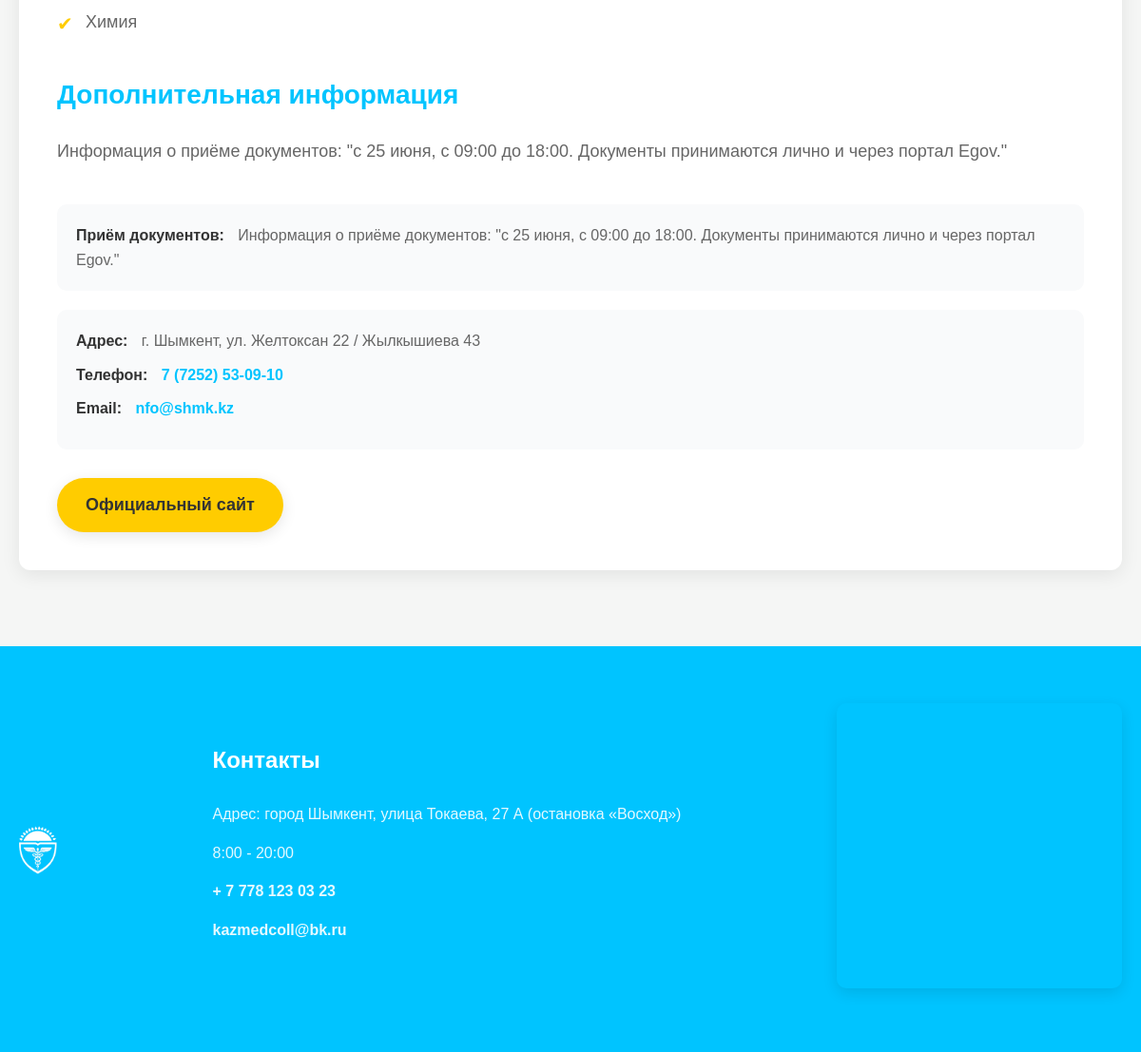
The app's page /student/ (lower part), older data.
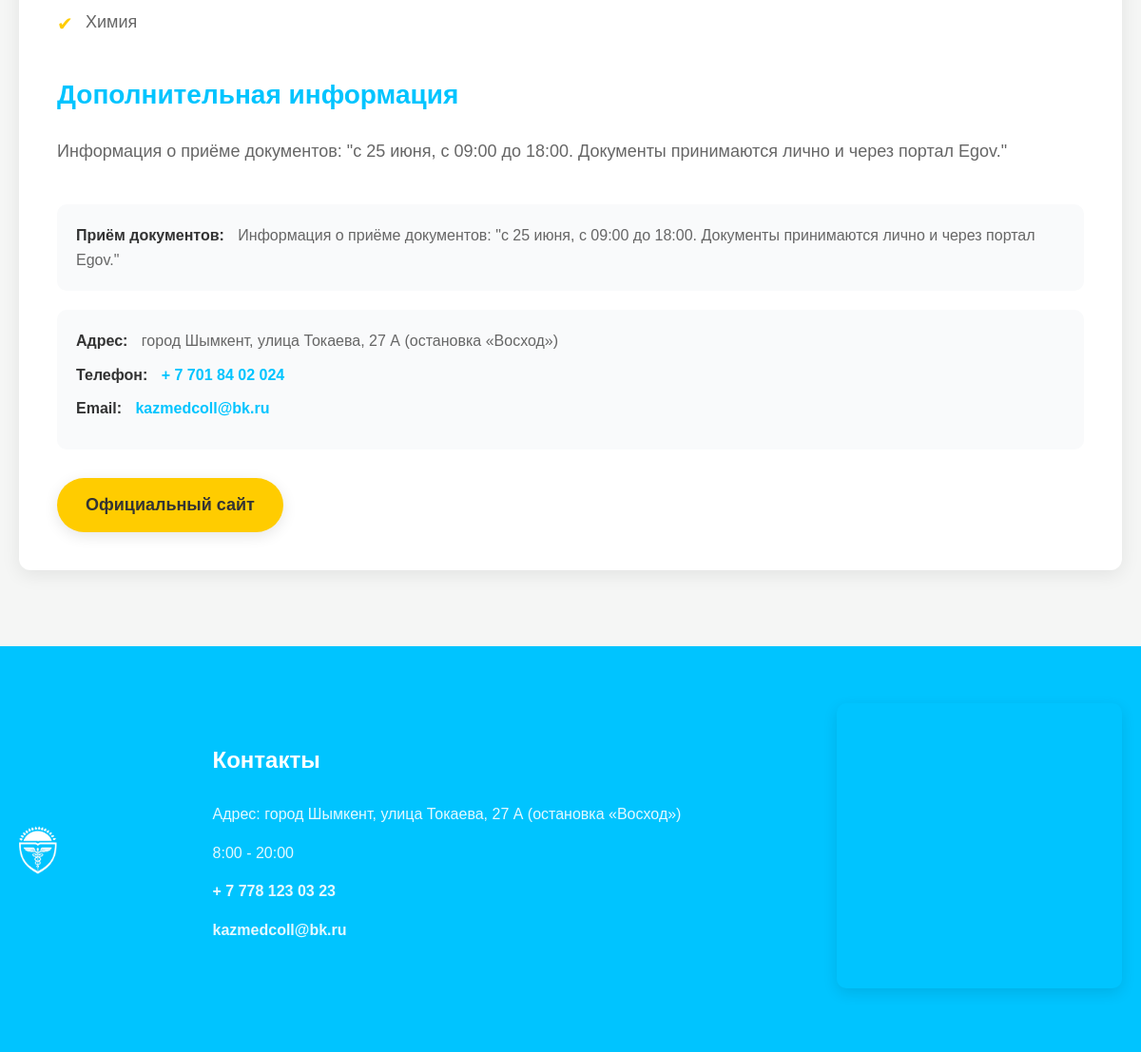
The same page, newer data.
### talant_app/models.py (models this page shows, shortened)
class Admission(models.Model):
    title = models.CharField(max_length=200, verbose_name="Заголовок страницы")
    documents_title = models.CharField(max_length=200, verbose_name="Заголовок блока документов", default="Необходимые документы")
    documents_list = models.TextField(verbose_name="Список документов", help_text="Перечислите документы через запятую или в формате HTML списка")
    subjects_title = models.CharField(max_length=200, verbose_name="Заголовок блока предметов", default="Профилирующие предметы")
    subjects_list = models.TextField(verbose_name="Список предметов", help_text="Перечислите предметы через запятую или в формате HTML списка")
    additional_info_title = models.CharField(max_length=200, verbose_name="Заголовок дополнительной информации", default="Дополнительная информация")
    additional_info = models.TextField(verbose_name="Дополнительная информация")
    reception_info = models.CharField(max_length=200, verbose_name="Информация о приёме документов")
    address = models.CharField(max_length=200, verbose_name="Адрес")
    phone = models.CharField(max_length=20, verbose_name="Телефон")
    email = models.EmailField(verbose_name="Email")
    official_site_url = models.URLField(verbose_name="Ссылка на официальный сайт", blank=True, null=True)
    class Meta:
        verbose_name = "Как поступить"
        verbose_name_plural = "Как поступить"

### talant_app/views.py (the view)
# urls.py: path('student/', views.student,name='student'),
def student(request):
    admission = Admission.objects.first()  # Берём первую запись
    footer = FooterContact.objects.first()  # Данные футера
    context = {
        'admission': admission,
        'footer': footer,
    }
    return render(request, 'student.html', context)

### talant_app/templates/student.html (shortened to what this page needs)
{% load static %}
<!DOCTYPE html>
<html lang="ru">
<head>
    <link rel="stylesheet" href="{% static 'css/style.css' %}">
</head>
<body>
    <section class="apply-section">
        <div class="apply-container">
            <div class="apply-block">
                <ul class="apply-list">
                    {% for item in admission.subjects_list.splitlines %}
                        <li>{{ item }}</li>
                    {% endfor %}
                </ul>
            </div>
            <div class="apply-block">
                <h2>{{ admission.additional_info_title }}</h2>
                <p>{{ admission.additional_info }}</p>
            </div>
            <div class="apply-info docs-info">
                <strong>Приём документов:</strong> {{ admission.reception_info }}
            </div>
            <div class="apply-info contact-info">
                <p><strong>Адрес:</strong> {{ admission.address }}</p>
                <p><strong>Телефон:</strong> <a href="tel:{{ admission.phone }}">{{ admission.phone }}</a></p>
                <p><strong>Email:</strong> <a href="mailto:{{ admission.email }}">{{ admission.email }}</a></p>
            </div>
            {% if admission.official_site_url %}
                <a href="{{ admission.official_site_url }}" class="btn apply-btn">Официальный сайт</a>
            {% endif %}
        </div>
    </section>
      <footer>
      <div class="containerf">
        <div class="footer-left">
           <a href="{% url 'home' %}">
                <img class="log" src="{% static 'imgs/logo9.png' %}" style="width: 40px" alt="Логотип">
            </a>
        </div>
        <div class="footer-center">
          <h3>Контакты</h3>
          <p>{{ footer.address }}</p>
          <p>{{ footer.working_hours }}</p>
          <p>
            <a href="tel:{{ footer.phone }}" class="phone"
              >{{ footer.phone }}</a
            >
          </p>
          <p>
            <a href="mailto:{{ footer.email }}" class="email"
              >{{ footer.email }}</a
            >
          </p>
        </div>
        <div class="footer-right">
          <iframe src="https://www.google.com/maps/embed?pb=!1m18!1m12!1m3!1d2950.36350282744!2d69.5967332750969!3d42.313445038046886!2m3!1f0!2f0!3f0!3m2!1i1024!2i768!4f13.1!3m3!1m2!1s0x38a91e98f30856e5%3A0x1d677fa74ea0d71f!2z0YPQu9C40YbQsCDQotC-0LrQsNC10LLQsCAyNywg0KjRi9C80LrQtdC90YIgMTYwMDAw!5e0!3m2!1sru!2skz!4v1747377458950!5m2!1sru!2skz" width="600" height="450" style="border:0;" allowfullscreen="" loading="lazy"></iframe>
        </div>
      </div>
    </footer>
</body>
</html>

Row changes from the older to the newer data that the page shows:
changed Admission "Дополнительная информация": address "г. Шымкент, ул. Желтоксан 22 / Жылкышиева 43" → "город Шымкент, улица Токаева, 27 А (остановка «Восход»)"; phone "7 (7252) 53-09-10" → "+ 7 701 84 02 024"; email "nfo@shmk.kz" → "kazmedcoll@bk.ru"
